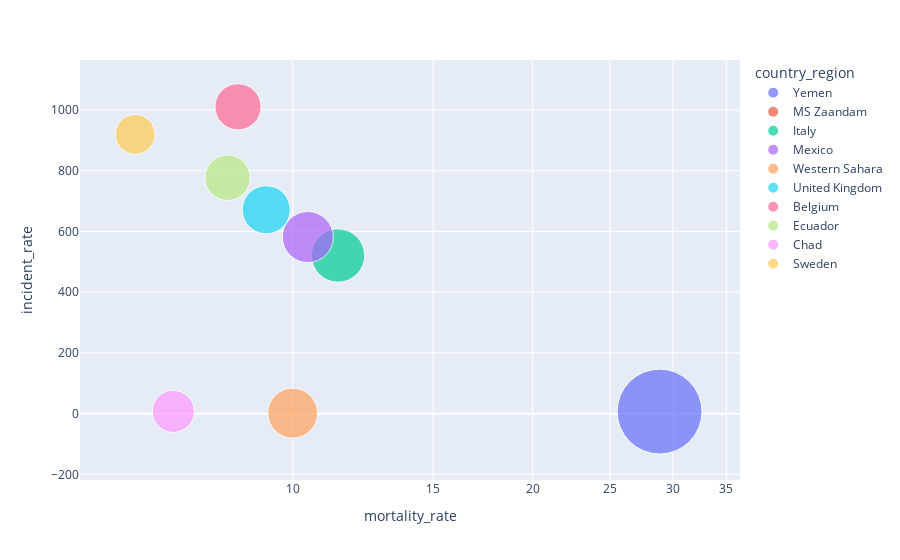

Notebook source saved alongside this figure:
### Code cell
#Mortality Rate
top_10_mortality_rate = country_df.sort_values(by="mortality_rate", ascending=False).head(10)
fig6 = px.scatter(top_10_mortality_rate, 
                 x="mortality_rate", y="incident_rate",size="mortality_rate", color="country_region",
                 hover_name="country_region", log_x=True, size_max=60)
fig6.show()

### Figure 1 — Plotly figure (JSON) as saved in the notebook; plotly's stock layout.template omitted (floating-point values rounded to 4 significant figures)
{"data": [{"hovertemplate": "<b>%{hovertext}</b><br><br>country_region=Yemen<br>mortality_rate=%{marker.size}<br>incident_rate=%{y}<extra></extra>", "hovertext": ["Yemen"], "legendgroup": "Yemen", "marker": {"color": "#636efa", "size": [28.86], "sizemode": "area", "sizeref": 0.008016, "symbol": "circle"}, "mode": "markers", "name": "Yemen", "orientation": "v", "showlegend": true, "type": "scatter", "x": [28.86], "xaxis": "x", "y": [6.82], "yaxis": "y"}, {"hovertemplate": "<b>%{hovertext}</b><br><br>country_region=MS Zaandam<br>mortality_rate=%{marker.size}<br>incident_rate=%{y}<extra></extra>", "hovertext": ["MS Zaandam"], "legendgroup": "MS Zaandam", "marker": {"color": "#EF553B", "size": [22.22], "sizemode": "area", "sizeref": 0.008016, "symbol": "circle"}, "mode": "markers", "name": "MS Zaandam", "orientation": "v", "showlegend": true, "type": "scatter", "x": [22.22], "xaxis": "x", "y": [null], "yaxis": "y"}, {"hovertemplate": "<b>%{hovertext}</b><br><br>country_region=Italy<br>mortality_rate=%{marker.size}<br>incident_rate=%{y}<extra></extra>", "hovertext": ["Italy"], "legendgroup": "Italy", "marker": {"color": "#00cc96", "size": [11.4], "sizemode": "area", "sizeref": 0.008016, "symbol": "circle"}, "mode": "markers", "name": "Italy", "orientation": "v", "showlegend": true, "type": "scatter", "x": [11.4], "xaxis": "x", "y": [520.8], "yaxis": "y"}, {"hovertemplate": "<b>%{hovertext}</b><br><br>country_region=Mexico<br>mortality_rate=%{marker.size}<br>incident_rate=%{y}<extra></extra>", "hovertext": ["Mexico"], "legendgroup": "Mexico", "marker": {"color": "#ab63fa", "size": [10.45], "sizemode": "area", "sizeref": 0.008016, "symbol": "circle"}, "mode": "markers", "name": "Mexico", "orientation": "v", "showlegend": true, "type": "scatter", "x": [10.45], "xaxis": "x", "y": [581.6], "yaxis": "y"}, {"hovertemplate": "<b>%{hovertext}</b><br><br>country_region=Western Sahara<br>mortality_rate=%{marker.size}<br>incident_rate=%{y}<extra></extra>", "hovertext": ["Western Sahara"], "legendgroup": "Western Sahara", "marker": {"color": "#FFA15A", "size": [10], "sizemode": "area", "sizeref": 0.008016, "symbol": "circle"}, "mode": "markers", "name": "Western Sahara", "orientation": "v", "showlegend": true, "type": "scatter", "x": [10], "xaxis": "x", "y": [1.674], "yaxis": "y"}, {"hovertemplate": "<b>%{hovertext}</b><br><br>country_region=United Kingdom<br>mortality_rate=%{marker.size}<br>incident_rate=%{y}<extra></extra>", "hovertext": ["United Kingdom"], "legendgroup": "United Kingdom", "marker": {"color": "#19d3f3", "size": [9.265], "sizemode": "area", "sizeref": 0.008016, "symbol": "circle"}, "mode": "markers", "name": "United Kingdom", "orientation": "v", "showlegend": true, "type": "scatter", "x": [9.265], "xaxis": "x", "y": [671.5], "yaxis": "y"}, {"hovertemplate": "<b>%{hovertext}</b><br><br>country_region=Belgium<br>mortality_rate=%{marker.size}<br>incident_rate=%{y}<extra></extra>", "hovertext": ["Belgium"], "legendgroup": "Belgium", "marker": {"color": "#FF6692", "size": [8.539], "sizemode": "area", "sizeref": 0.008016, "symbol": "circle"}, "mode": "markers", "name": "Belgium", "orientation": "v", "showlegend": true, "type": "scatter", "x": [8.539], "xaxis": "x", "y": [1011.0], "yaxis": "y"}, {"hovertemplate": "<b>%{hovertext}</b><br><br>country_region=Ecuador<br>mortality_rate=%{marker.size}<br>incident_rate=%{y}<extra></extra>", "hovertext": ["Ecuador"], "legendgroup": "Ecuador", "marker": {"color": "#B6E880", "size": [8.285], "sizemode": "area", "sizeref": 0.008016, "symbol": "circle"}, "mode": "markers", "name": "Ecuador", "orientation": "v", "showlegend": true, "type": "scatter", "x": [8.285], "xaxis": "x", "y": [776.8], "yaxis": "y"}, {"hovertemplate": "<b>%{hovertext}</b><br><br>country_region=Chad<br>mortality_rate=%{marker.size}<br>incident_rate=%{y}<extra></extra>", "hovertext": ["Chad"], "legendgroup": "Chad", "marker": {"color": "#FF97FF", "size": [7.083], "sizemode": "area", "sizeref": 0.008016, "symbol": "circle"}, "mode": "markers", "name": "Chad", "orientation": "v", "showlegend": true, "type": "scatter", "x": [7.083], "xaxis": "x", "y": [7.306], "yaxis": "y"}, {"hovertemplate": "<b>%{hovertext}</b><br><br>country_region=Sweden<br>mortality_rate=%{marker.size}<br>incident_rate=%{y}<extra></extra>", "hovertext": ["Sweden"], "legendgroup": "Sweden", "marker": {"color": "#FECB52", "size": [6.346], "sizemode": "area", "sizeref": 0.008016, "symbol": "circle"}, "mode": "markers", "name": "Sweden", "orientation": "v", "showlegend": true, "type": "scatter", "x": [6.346], "xaxis": "x", "y": [919.5], "yaxis": "y"}], "layout": {"legend": {"itemsizing": "constant", "title": {"text": "country_region"}, "tracegroupgap": 0}, "margin": {"t": 60}, "xaxis": {"anchor": "y", "domain": [0, 1], "title": {"text": "mortality_rate"}, "type": "log"}, "yaxis": {"anchor": "x", "domain": [0, 1], "title": {"text": "incident_rate"}}}}
